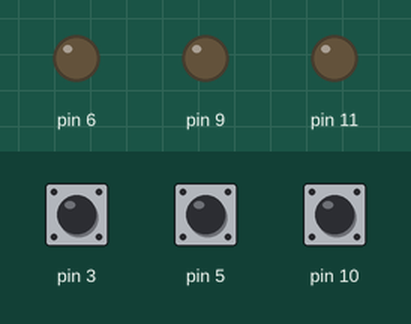
Simulated run of this sketch. Board: Arduino Uno, built with avr-gcc and run on an emulated ATmega328P. Shown: output pins drawn as LEDs (lit = HIGH). Inputs (shaded band) come from the test bench; at power-on: pin 3 HIGH, pin 5 HIGH, pin 10 HIGH.

Above: at 1.2 s.
1.3 s: pin 3 pulled LOW for 0.15 s
At 1.7 s:
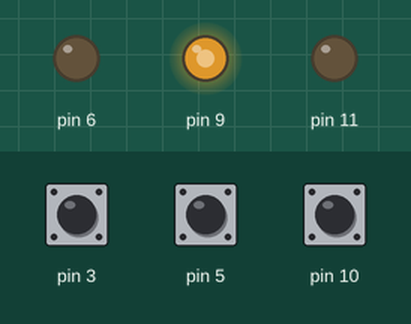
2.9 s: pin 5 pulled LOW for 0.15 s
At 4.1 s:
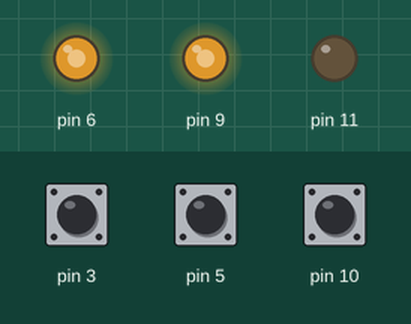
4.5 s: pin 10 pulled LOW for 0.15 s
At 4.9 s:
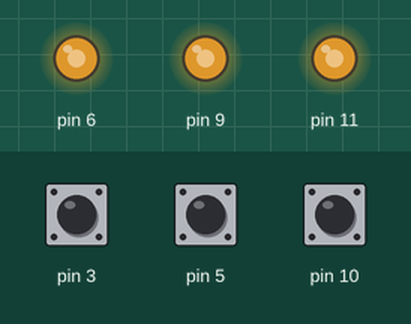
6.1 s: pin 3 pulled LOW for 1 s
At 6.6 s:
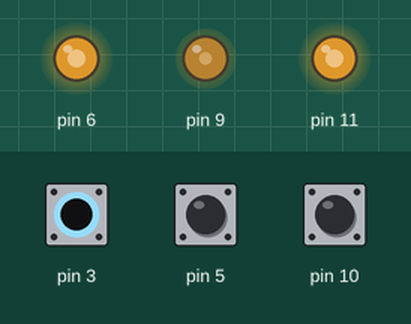
8.6 s: pin 5 pulled LOW for 1 s
At 10.1 s:
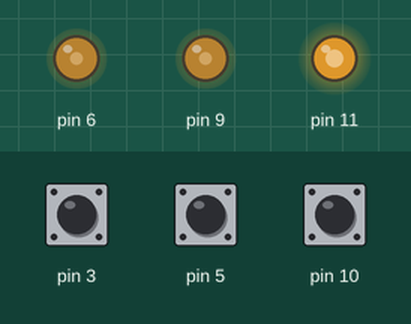
11.1 s: pin 10 pulled LOW for 1 s
At 12.5 s:
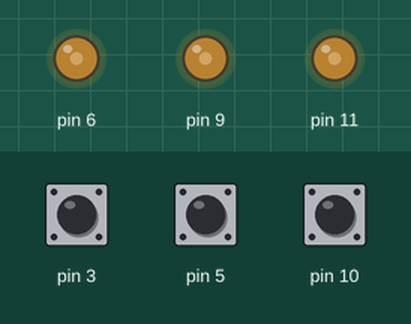
Timing chart, 0 to 14.1 s (numbered marks = the images above; inputs shaded):
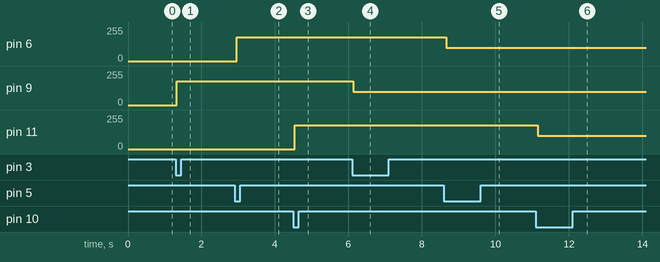

Measured:
- after the input at 1.3 s, pin 9: 0/255 → 180/255 at once
- after the input at 2.9 s, pin 6: 0/255 → 180/255 after 0.06 s
- after the input at 4.5 s, pin 11: 0/255 → 180/255 at once
- after the input at 6.1 s, pin 9: 180/255 → 100/255 at once
- after the input at 8.6 s, pin 6: 180/255 → 100/255 after 0.07 s
- after the input at 11.1 s, pin 11: 180/255 → 100/255 after 0.05 s

The sketch:

demo.ino
```cpp
#include "fikkari.h"

fikkari T1 (5, 6); //luodaan ilmentymä
fikkari T2 (10, 11);
fikkari T3 (3, 9);
void setup () {

}


void loop() {
 T1.handle();
 T2.handle();
 T3.handle();
}
```

fikkari.cpp
```cpp
#include <Arduino.h>
#include "fikkari.h"

/*
 * Konstruktori
 * P - Parametri painikkeen liitänätä varten
 * L - Parametri ledin liitäntää varten
 */

 fikkari::fikkari (int P, int L){
  _P=P;
  _L=L;
   pinMode (_L, OUTPUT);
   pinMode (_P, INPUT_PULLUP);
   _oldState = digitalRead (_P); //alustetaan "muistijälki"
   Serial.begin(9600);
   analogWrite (_L, _valaistusTaso);
 }

 bool fikkari::buttonPressed () {
  bool retVal = false;
  int x = digitalRead (_P);
  if (x == LOW && _oldState == HIGH) { // Etsitään painikkeen painallus
    retVal = true;
  }
  _oldState = x;
  delay (FILTER);
  return retVal;
}

void fikkari::changeState(){
       Serial.println ("Khyy");
      switch (_valaistusTaso){
        case LEDOFF:_valaistusTaso=LEDON;break;
        case LEDON:_valaistusTaso=TASO1;break;
        case TASO1:_valaistusTaso=TASO2;break;
        case TASO2:_valaistusTaso=LEDOFF;break;
      }
      analogWrite (_L, _valaistusTaso);
}

void fikkari::handle(){
if (buttonPressed() ){
     changeState();
}
}
```

fikkari.h
```cpp
#ifndef FIKKARI_H
#define FIKKARI_H

#include <Arduino.h>

#define TASO1 100
#define TASO2 40
#define LEDON 180
#define LEDOFF 0
#define FILTER 20


class fikkari
{
  public:
    fikkari(int P, int L); //Konstruktori
    void handle();
   private:
   bool buttonPressed();
   void changeState();
   int _oldState; // Painikkeen tilojen seurantaa varten
   int _valaistusTaso = LEDOFF;
   int _P, _L; //liitännät
};


#endif FIKKARI_H
```
